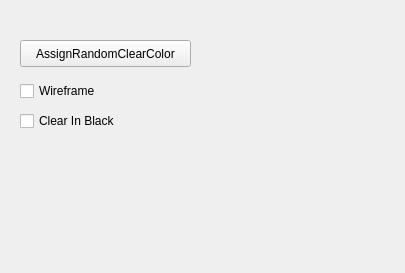
<ui version="4.0" >
 <class>Settings</class>
 <widget class="QWidget" name="Settings" >
  <property name="geometry" >
   <rect>
    <x>0</x>
    <y>0</y>
    <width>405</width>
    <height>273</height>
   </rect>
  </property>
  <property name="windowTitle" >
   <string>Form</string>
  </property>
  <widget class="QPushButton" name="assignRandomClearColor" >
   <property name="geometry" >
    <rect>
     <x>20</x>
     <y>40</y>
     <width>171</width>
     <height>27</height>
    </rect>
   </property>
   <property name="text" >
    <string>AssignRandomClearColor</string>
   </property>
  </widget>
  <widget class="QCheckBox" name="ui_Wireframe" >
   <property name="geometry" >
    <rect>
     <x>20</x>
     <y>80</y>
     <width>121</width>
     <height>22</height>
    </rect>
   </property>
   <property name="text" >
    <string>Wireframe</string>
   </property>
  </widget>
  <widget class="QCheckBox" name="clearInBlack" >
   <property name="geometry" >
    <rect>
     <x>20</x>
     <y>110</y>
     <width>121</width>
     <height>22</height>
    </rect>
   </property>
   <property name="text" >
    <string>Clear In Black</string>
   </property>
  </widget>
 </widget>
 <resources/>
 <connections/>
</ui>
